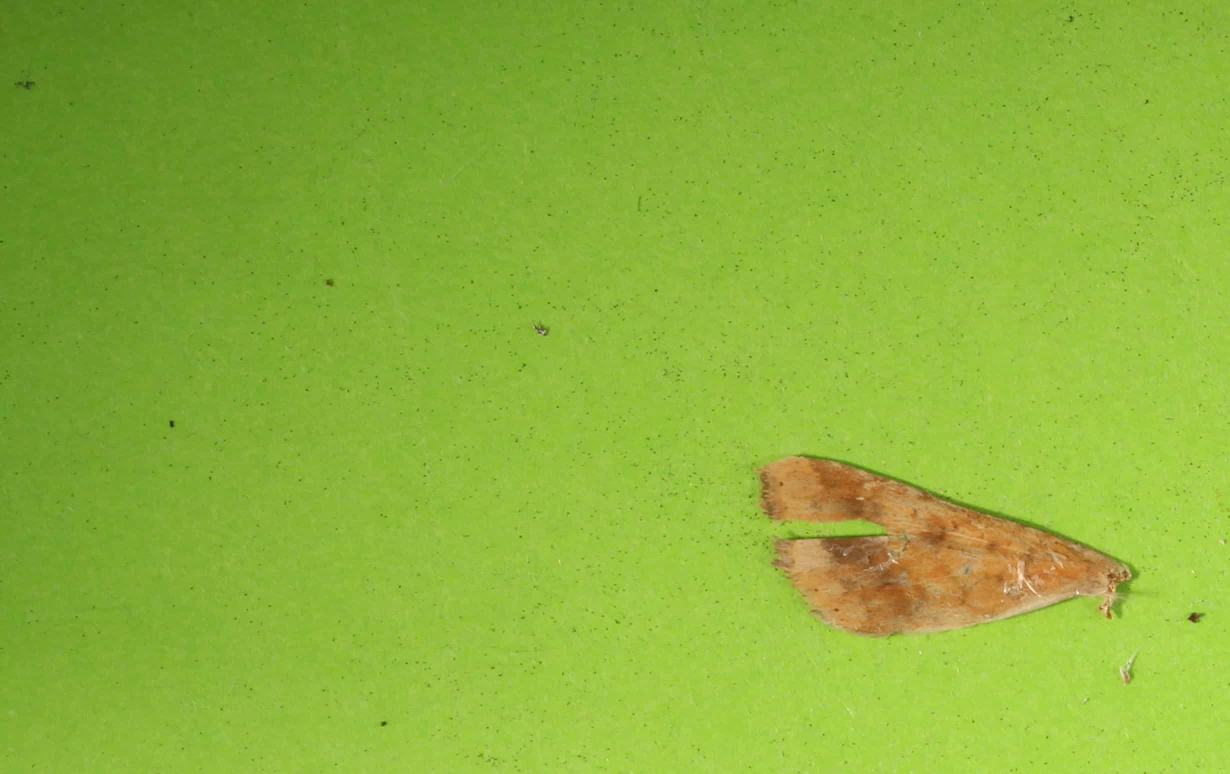
#> input picture data/sample_test_images/test.jpg, 2460 x 1548 px, given as the content of the folder src/batch_csv_scripts/data/batch2/split/tofix/rearright/set2, which was not available (shown at 1/2 size)
$ python efd_and_colour.py
#> lines starting #> are read from the running program, lines starting #| are printed output that depends on the picture; after the words box and inside, x2 and y2 are one past the last pixel; in counts of white or black regions, pixels touching at a corner belong together; pictures that were not available may be replaced by others from this repository, and a replacement may not be noted
import os
import csv
import cv2
import numpy as np
import pyefd
from tqdm import tqdm
from sklearn.cluster import KMeans

def show_image(name, image):
    cv2.namedWindow(name, cv2.WINDOW_NORMAL)
    cv2.imshow(name, image)
    cv2.waitKey(0)

cwd = os.getcwd()
folder = os.path.join(cwd, 'data', "batch2", "split", "tofix", "rearright", "set2")

files = list(filter(lambda x: x.endswith('.jpg'), os.listdir(folder)))

with open('results.csv', 'w', newline='', encoding='UTF8') as csvfile:
    writer = csv.writer(csvfile)
    writer.writerow(
        ["filename"] + ["efd_" + str(i) for i in range(25)] +
        [f"colour_{i}_{j}" for i in range(4)
         for j in ["r", "g", "b"]] + [f"percentage_{i}" for i in range(4)])

    for file in tqdm(files):
        filepath = os.path.join(folder, file)
        img = cv2.imread(filepath)
#> img is the input picture: shape (1548, 2460, 3); mean B, G, R 57.8, 179.8, 140.9
        img_hsv = cv2.cvtColor(img, cv2.COLOR_BGR2HSV)
#> img_hsv: shape (1548, 2460, 3); mean H, S, V 39.3, 174.8, 181.7

        lower = np.array([0, 0, 0])
        upper = np.array([35, 255, 255])

        mask = cv2.inRange(img_hsv, lower, upper)
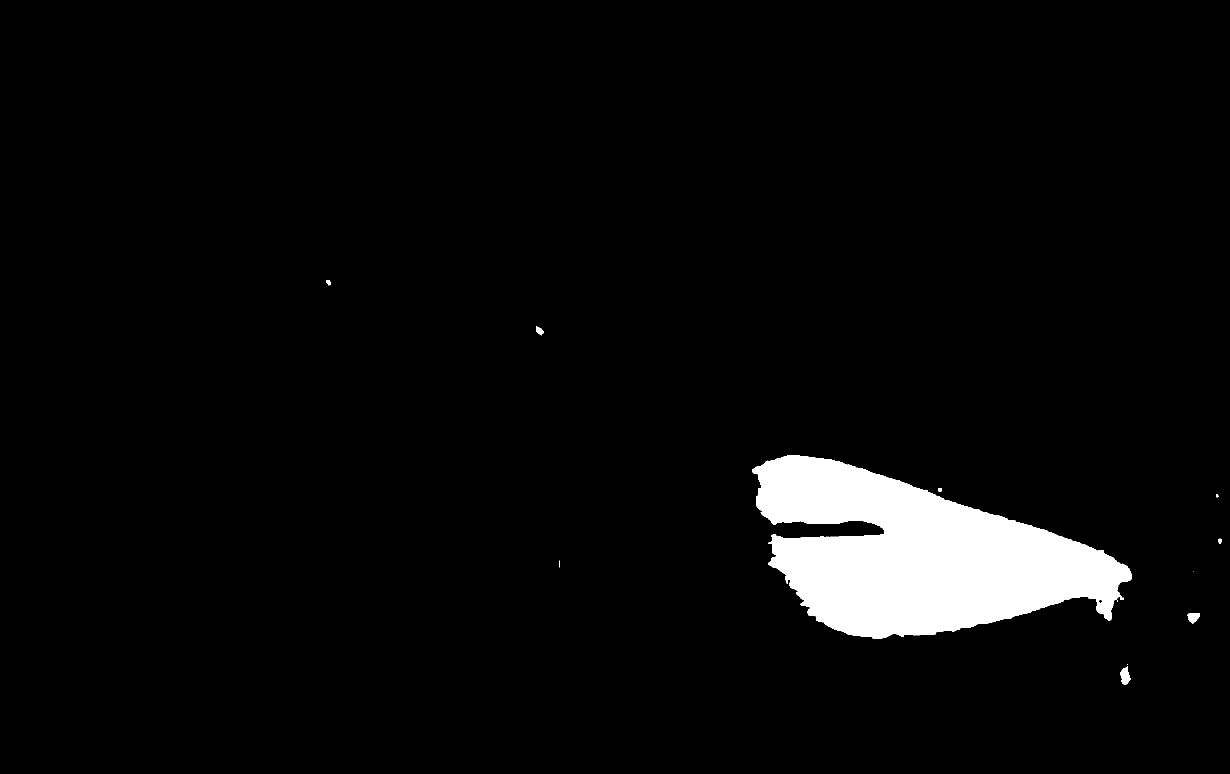
#> mask: shape (1548, 2460) (shown at 1/2 size); 4.3% white; 12 white regions (4 under 20 px)

        contours = cv2.findContours(mask, cv2.RETR_TREE,
                                    cv2.CHAIN_APPROX_SIMPLE)[0]
#> contours = 13 contours, 5 with area under 20; largest, box (x1, y1, x2, y2) and area: (1505, 911, 2264, 1278) 161486, (2240, 1332, 2261, 1369) 438, (2374, 1226, 2400, 1247) 331, (1072, 653, 1087, 671) 141, (652, 560, 662, 571) 56, (2436, 1077, 2444, 1087) 46, (1876, 976, 1884, 984) 42, (2197, 1199, 2205, 1207) 38
        contour = max(contours, key=cv2.contourArea, default=None)
#> contour = contour of 1107 points, box (x1, y1, x2, y2) (1505, 911, 2264, 1278), area 161486

        # secondbiggest
        # contour = sorted(contours, key=cv2.contourArea, reverse=True)[1]

        if cv2.contourArea(contour) < 20000 or contour is None:
            print("No leaf found!")
            coeffs = [""] * 25
        else:
            cv2.drawContours(img, [contour], -1, (255, 255, 255), 2,
                             cv2.LINE_AA)
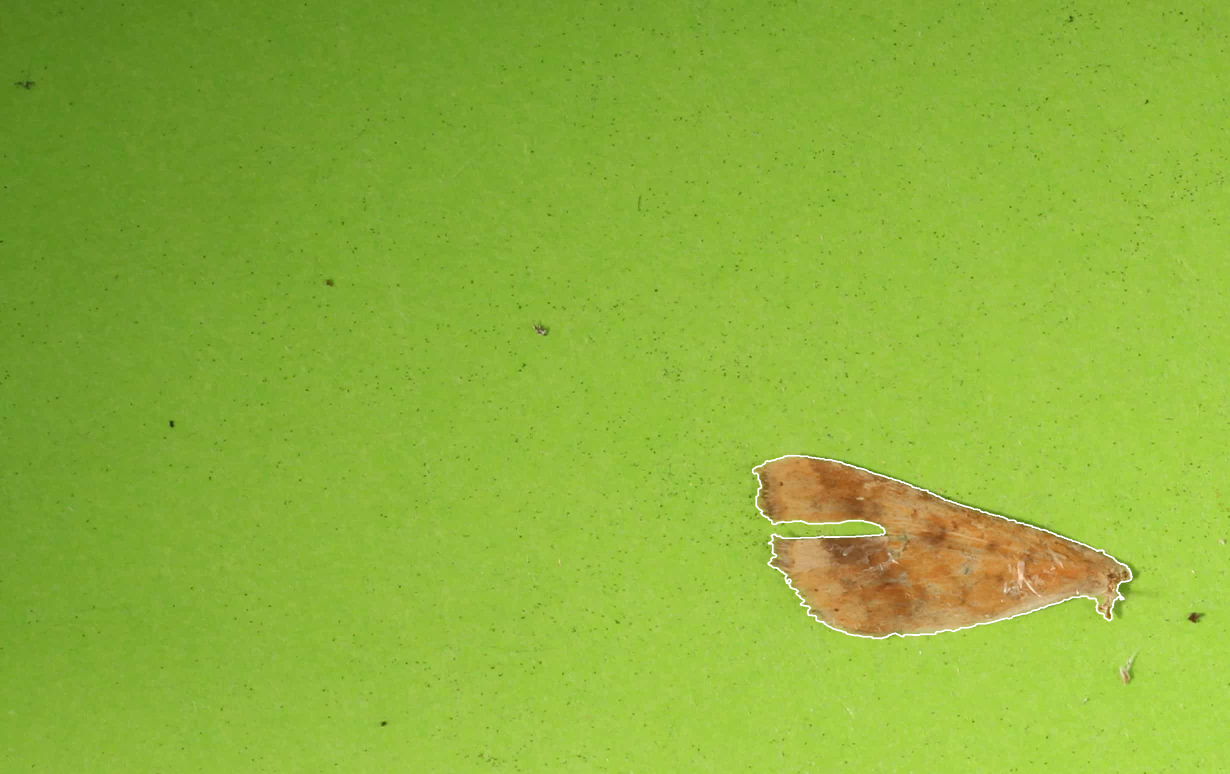
#> img: shape (1548, 2460, 3) (shown at 1/2 size); 0.33% of pixels changed, all inside (x1, y1, x2, y2) = (1503, 909, 2266, 1280)

            # show_image("contour", img)

#> (the run stopped early here; a loop or call above may not have finished)

$ run again, on data/sample_test_images/test2.jpg
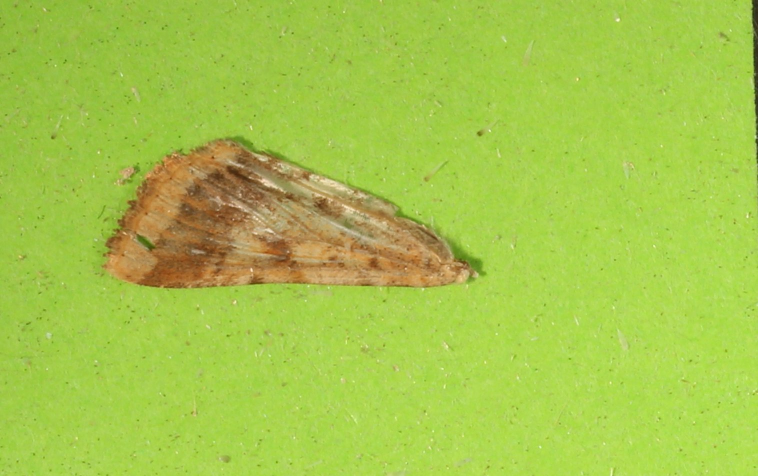
#> input picture data/sample_test_images/test2.jpg, 1516 x 952 px, given as the content of the folder src/batch_csv_scripts/data/batch2/split/tofix/rearright/set2, which was not available (shown at 1/2 size)
#> img is the input picture: shape (952, 1516, 3); mean B, G, R 74.5, 198.9, 165
#> img_hsv: shape (952, 1516, 3); mean H, S, V 37.3, 161.2, 202.6
#> `mask = cv2.inRange(img_hsv, lower, upper)`:
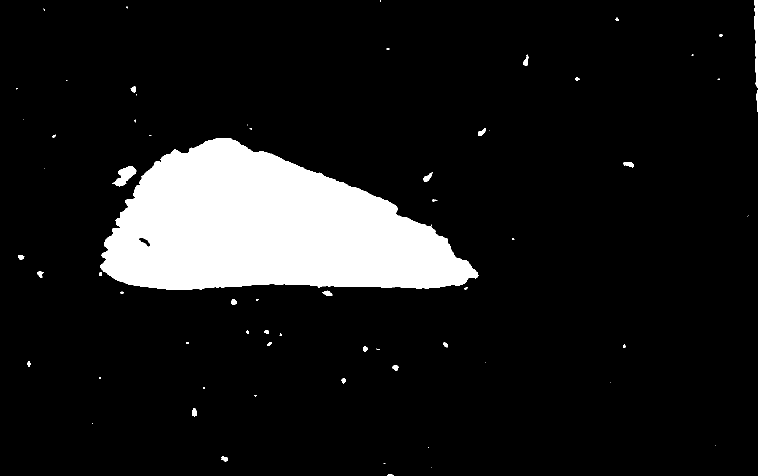
#> mask: shape (952, 1516) (shown at 1/2 size); 10.7% white; 67 white regions (33 under 20 px)
#> contours = 77 contours, 49 with area under 20; largest, box (x1, y1, x2, y2) and area: (200, 276, 957, 580) 149677, (225, 332, 273, 373) 892, (1508, 0, 1516, 176) 803, (277, 475, 302, 495) 212, (847, 344, 866, 363) 139
#> contour = contour of 808 points, box (x1, y1, x2, y2) (200, 276, 957, 580), area 149677
#> `cv2.drawContours(img, [contour], -1, (255, 255, 255), 2, cv2.LINE_AA)`:
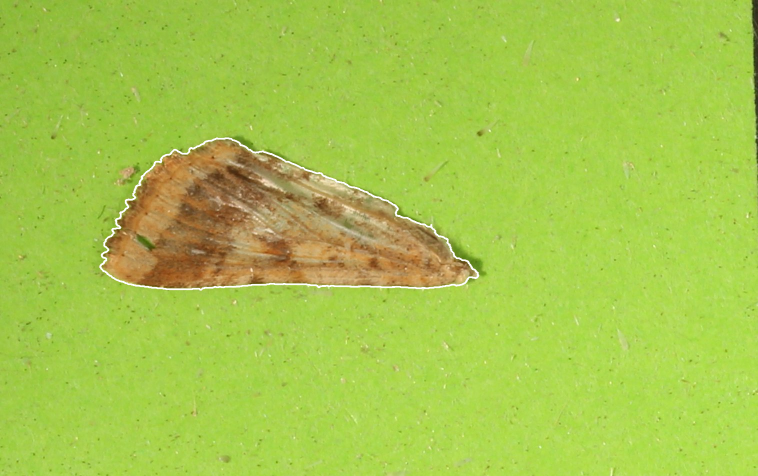
#> img: shape (952, 1516, 3) (shown at 1/2 size); 0.65% of pixels changed, all inside (x1, y1, x2, y2) = (198, 274, 959, 582)

$ run again, on data/sample_test_images/test3.jpg
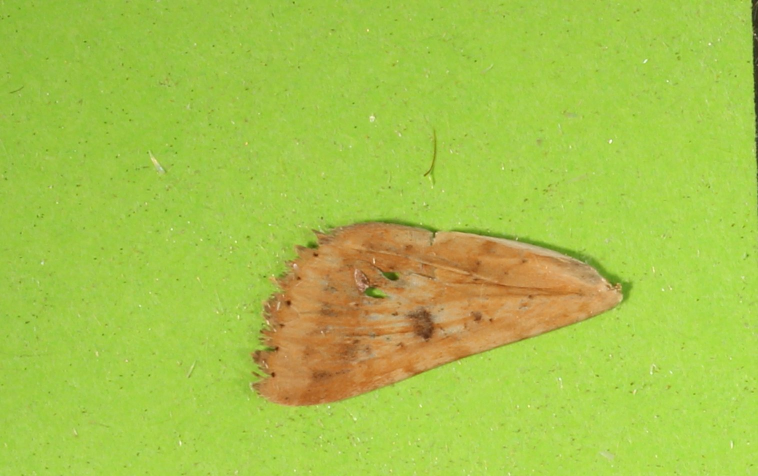
#> input picture data/sample_test_images/test3.jpg, 1516 x 952 px, given as the content of the folder src/batch_csv_scripts/data/batch2/split/tofix/rearright/set2, which was not available (shown at 1/2 size)
#> img is the input picture: shape (952, 1516, 3); mean B, G, R 73.1, 196.7, 166
#> img_hsv: shape (952, 1516, 3); mean H, S, V 36.7, 163.2, 202.8
#> `mask = cv2.inRange(img_hsv, lower, upper)`:
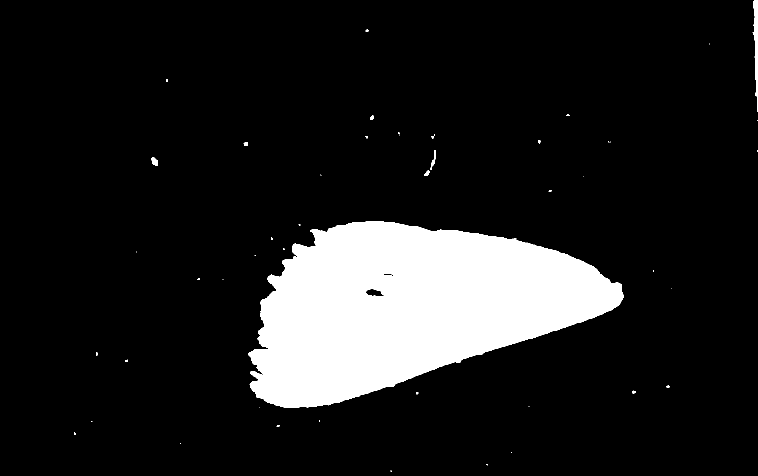
#> mask: shape (952, 1516) (shown at 1/2 size); 12.5% white; 49 white regions (35 under 20 px)
#> contours = 53 contours, 43 with area under 20; largest, box (x1, y1, x2, y2) and area: (497, 442, 1247, 816) 178031, (1505, 0, 1516, 224) 1085, (731, 576, 769, 594) 396, (302, 314, 316, 332) 141, (860, 300, 872, 340) 110
#> contour = contour of 1027 points, box (x1, y1, x2, y2) (497, 442, 1247, 816), area 178031
#> `cv2.drawContours(img, [contour], -1, (255, 255, 255), 2, cv2.LINE_AA)`:
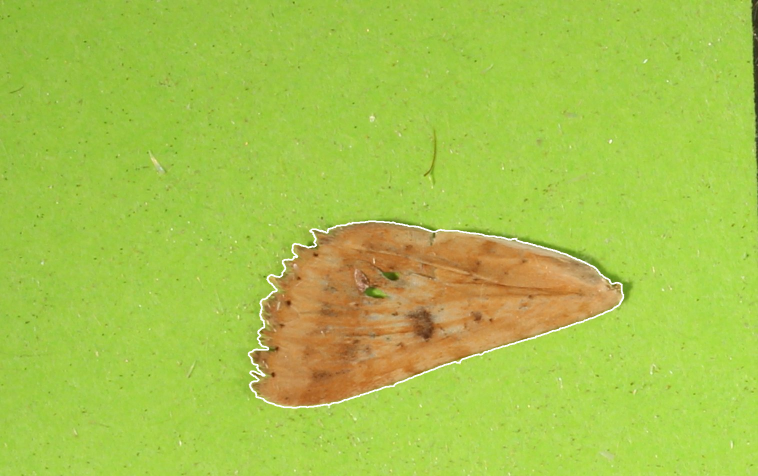
#> img: shape (952, 1516, 3) (shown at 1/2 size); 0.73% of pixels changed, all inside (x1, y1, x2, y2) = (495, 440, 1249, 818)
